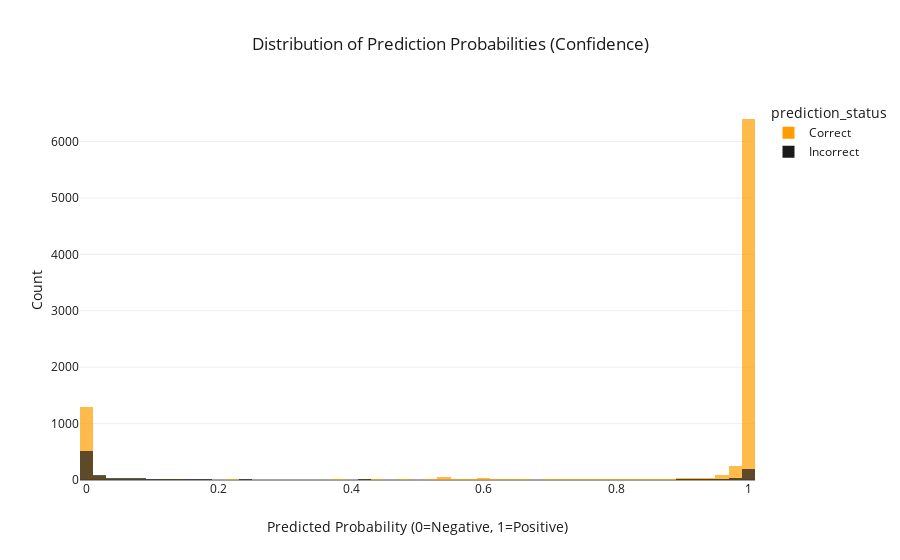

Write notebook code for a chart like this one.
### Markdown cell above
## Insight 2: Confidence Distribution
Is the model confident when it's wrong? We analyze the distribution of predicted probabilities.

### Code cell
# Histogram of probabilities
fig = px.histogram(
    df,
    x='predicted_prob',
    color='prediction_status',
    nbins=50,
    title='Distribution of Prediction Probabilities (Confidence)',
    color_discrete_map={
        'Correct': asiimov_colors['orange'],
        'Incorrect': asiimov_colors['black']
    },
    opacity=0.7,
    barmode='overlay'
)

fig.update_layout(
    xaxis_title="Predicted Probability (0=Negative, 1=Positive)",
    yaxis_title="Count"
)

fig.show()

### Figure 1 — Plotly figure (JSON) as saved in the notebook; plotly's stock layout.template omitted (floating-point values rounded to 4 significant figures; data arrays with more than 128 entries replaced by an {"elided": "..."} marker saying what was removed)
{"data": [{"bingroup": "x", "hovertemplate": "prediction_status=Correct<br>predicted_prob=%{x}<br>count=%{y}<extra></extra>", "legendgroup": "Correct", "marker": {"color": "#ff9d00", "opacity": 0.7, "pattern": {"shape": ""}}, "name": "Correct", "nbinsx": 50, "orientation": "v", "showlegend": true, "type": "histogram", "x": {"elided": "8801 float values"}, "xaxis": "x", "yaxis": "y"}, {"bingroup": "x", "hovertemplate": "prediction_status=Incorrect<br>predicted_prob=%{x}<br>count=%{y}<extra></extra>", "legendgroup": "Incorrect", "marker": {"color": "#1a1a1a", "opacity": 0.7, "pattern": {"shape": ""}}, "name": "Incorrect", "nbinsx": 50, "orientation": "v", "showlegend": true, "type": "histogram", "x": {"elided": "1199 float values"}, "xaxis": "x", "yaxis": "y"}], "layout": {"barmode": "overlay", "legend": {"title": {"text": "prediction_status"}, "tracegroupgap": 0}, "title": {"text": "Distribution of Prediction Probabilities (Confidence)"}, "xaxis": {"anchor": "y", "domain": [0, 1], "title": {"text": "Predicted Probability (0=Negative, 1=Positive)"}}, "yaxis": {"anchor": "x", "domain": [0, 1], "title": {"text": "Count"}}}}
